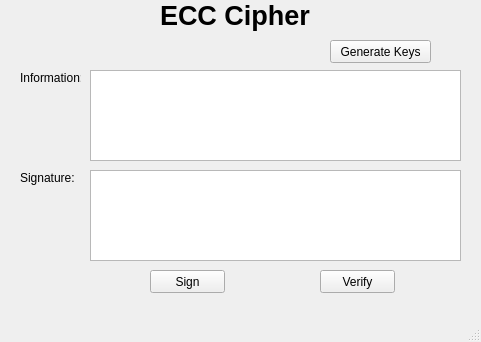
<?xml version="1.0" encoding="UTF-8"?>
<ui version="4.0">
 <class>MainWindow</class>
 <widget class="QMainWindow" name="MainWindow">
  <property name="geometry">
   <rect>
    <x>0</x>
    <y>0</y>
    <width>481</width>
    <height>342</height>
   </rect>
  </property>
  <property name="windowTitle">
   <string>MainWindow</string>
  </property>
  <widget class="QWidget" name="centralwidget">
   <widget class="QLabel" name="label">
    <property name="geometry">
     <rect>
      <x>160</x>
      <y>0</y>
      <width>151</width>
      <height>31</height>
     </rect>
    </property>
    <property name="font">
     <font>
      <pointsize>20</pointsize>
      <weight>75</weight>
      <bold>true</bold>
     </font>
    </property>
    <property name="text">
     <string>ECC Cipher</string>
    </property>
   </widget>
   <widget class="QLabel" name="label_2">
    <property name="geometry">
     <rect>
      <x>20</x>
      <y>70</y>
      <width>61</width>
      <height>16</height>
     </rect>
    </property>
    <property name="text">
     <string>Information:</string>
    </property>
   </widget>
   <widget class="QPlainTextEdit" name="txt_info">
    <property name="geometry">
     <rect>
      <x>90</x>
      <y>70</y>
      <width>371</width>
      <height>91</height>
     </rect>
    </property>
   </widget>
   <widget class="QPlainTextEdit" name="txt_sign">
    <property name="geometry">
     <rect>
      <x>90</x>
      <y>170</y>
      <width>371</width>
      <height>91</height>
     </rect>
    </property>
   </widget>
   <widget class="QLabel" name="label_3">
    <property name="geometry">
     <rect>
      <x>20</x>
      <y>170</y>
      <width>61</width>
      <height>16</height>
     </rect>
    </property>
    <property name="text">
     <string>Signature:</string>
    </property>
   </widget>
   <widget class="QPushButton" name="btn_sign">
    <property name="geometry">
     <rect>
      <x>150</x>
      <y>270</y>
      <width>75</width>
      <height>23</height>
     </rect>
    </property>
    <property name="text">
     <string>Sign</string>
    </property>
   </widget>
   <widget class="QPushButton" name="btn_verify">
    <property name="geometry">
     <rect>
      <x>320</x>
      <y>270</y>
      <width>75</width>
      <height>23</height>
     </rect>
    </property>
    <property name="text">
     <string>Verify</string>
    </property>
   </widget>
   <widget class="QPushButton" name="btn_gen_keys">
    <property name="geometry">
     <rect>
      <x>330</x>
      <y>40</y>
      <width>101</width>
      <height>23</height>
     </rect>
    </property>
    <property name="text">
     <string>Generate Keys</string>
    </property>
   </widget>
  </widget>
  <widget class="QMenuBar" name="menubar">
   <property name="geometry">
    <rect>
     <x>0</x>
     <y>0</y>
     <width>481</width>
     <height>21</height>
    </rect>
   </property>
  </widget>
  <widget class="QStatusBar" name="statusbar"/>
 </widget>
 <resources/>
 <connections/>
</ui>
